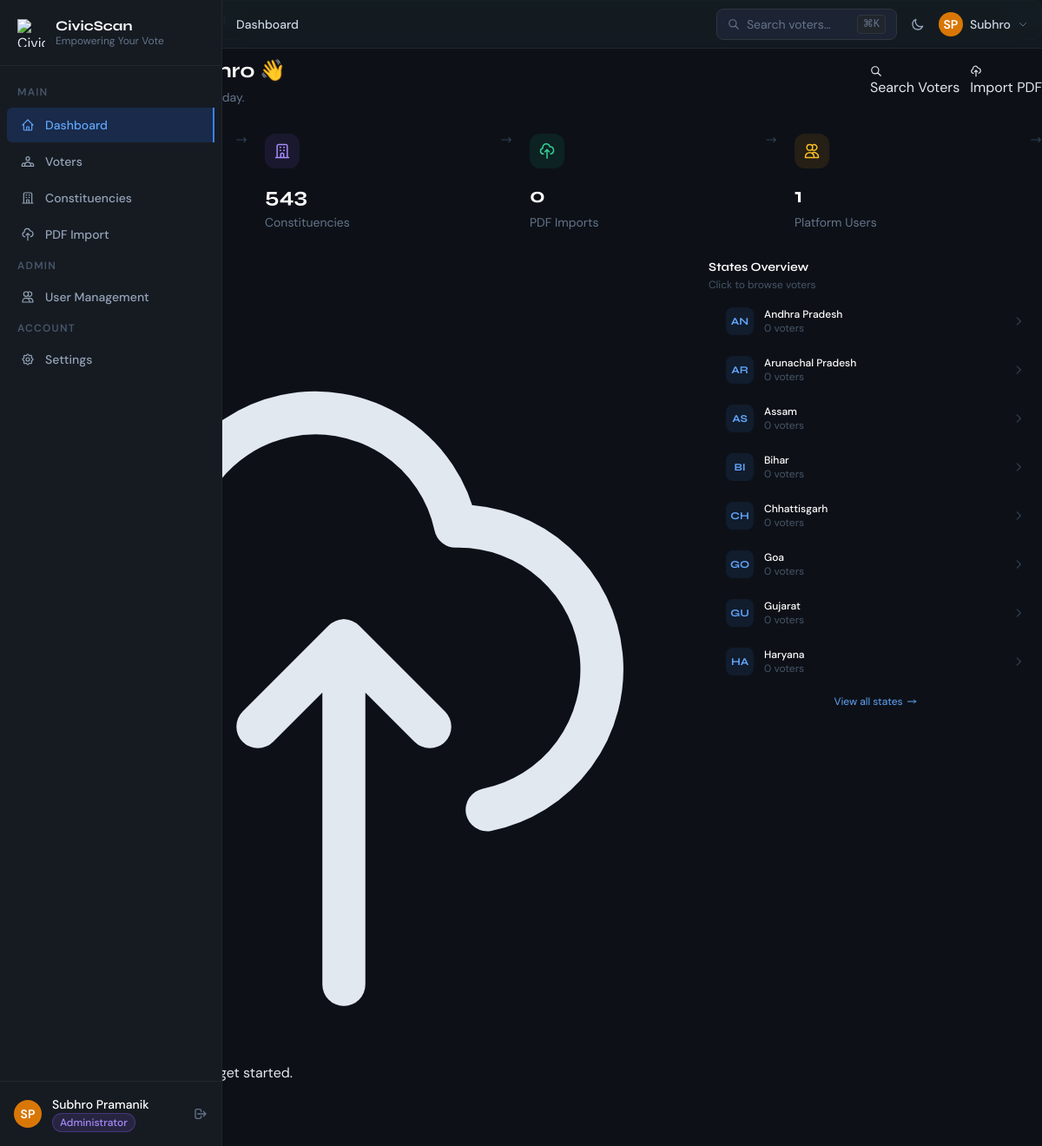
/dashboard.php (signed in), run on the app's committed database.
### tables this page shows
CREATE TABLE IF NOT EXISTS `states` (
  `id` BIGINT UNSIGNED NOT NULL AUTO_INCREMENT,
  `name` VARCHAR(100) NOT NULL,
  `code` VARCHAR(20) NULL,
  `status` ENUM('active', 'inactive') NOT NULL DEFAULT 'active',
  `sort_order` INT NOT NULL DEFAULT 0,
  `created_at` DATETIME NOT NULL DEFAULT CURRENT_TIMESTAMP,
  `updated_at` DATETIME NOT NULL DEFAULT CURRENT_TIMESTAMP ON UPDATE CURRENT_TIMESTAMP,
  PRIMARY KEY (`id`),
  UNIQUE KEY `uq_states_name` (`name`),
  UNIQUE KEY `uq_states_code` (`code`),
  KEY `idx_states_status` (`status`)
);

### includes/db.php (called while the page is built, shortened)
<?php
class DB {
    private static ?PDO $instance = null;
    public static function conn(): PDO {
        if (self::$instance === null) {
            $dsn = sprintf(
                'mysql:host=%s;port=%s;dbname=%s;charset=%s',
                DB_HOST, DB_PORT, DB_NAME, DB_CHARSET
            );
            try {
                self::$instance = new PDO($dsn, DB_USER, DB_PASS, [
                    PDO::ATTR_ERRMODE            => PDO::ERRMODE_EXCEPTION,
                    PDO::ATTR_DEFAULT_FETCH_MODE => PDO::FETCH_ASSOC,
                    PDO::ATTR_EMULATE_PREPARES   => false,
                ]);
            } catch (PDOException $e) {
                http_response_code(500);
                die(json_encode(['error' => 'Database connection failed.']));
            }
        }
        return self::$instance;
    }
}
function db_query(string $sql, array $params = []): PDOStatement {
    $stmt = DB::conn()->prepare($sql);
    $stmt->execute($params);
    return $stmt;
}
function db_row(string $sql, array $params = []): ?array {
    $row = db_query($sql, $params)->fetch();
    return $row ?: null;
}
function db_rows(string $sql, array $params = []): array {
    return db_query($sql, $params)->fetchAll();
}

### dashboard.php (the view, shortened to what this page needs)
<?php
require_once __DIR__ . '/includes/db.php';
require_once __DIR__ . '/includes/functions.php';
$totalVoters         = db_row('SELECT COUNT(*) AS c FROM voters WHERE deleted_at IS NULL')['c'] ?? 0;
$totalConstituencies = db_row('SELECT COUNT(*) AS c FROM constituencies WHERE deleted_at IS NULL')['c'] ?? 0;
$totalImports        = db_row('SELECT COUNT(*) AS c FROM voter_import_batches')['c'] ?? 0;
$totalUsers          = db_row('SELECT COUNT(*) AS c FROM users WHERE deleted_at IS NULL')['c'] ?? 0;
$recentImports = db_rows(
    'SELECT vib.*, u.name AS uploader_name, s.name AS state_name
     FROM voter_import_batches vib
     LEFT JOIN users u ON u.id = vib.uploaded_by
     LEFT JOIN states s ON s.id = vib.state_id
     ORDER BY vib.created_at DESC LIMIT 6'
);
$states = db_rows(
    'SELECT s.*, COUNT(v.id) AS voter_count
     FROM states s
     LEFT JOIN voters v ON v.state_id = s.id AND v.deleted_at IS NULL
     WHERE s.status = "active"
     GROUP BY s.id ORDER BY s.sort_order, s.name LIMIT 8'
);
?>
<?php include __DIR__ . '/includes/layout/head.php'; ?>
<div class="flex">
  <?php include __DIR__ . '/includes/layout/sidebar.php'; ?>
  <div class="page-main flex-1">
    <?php include __DIR__ . '/includes/layout/topbar.php'; ?>
    <main class="page-content">
      <?php include __DIR__ . '/includes/layout/flash.php'; ?>
      <div class="flex flex-col sm:flex-row sm:items-center justify-between gap-4 mb-8">
        <div>
          <h1 class="font-display font-bold text-2xl text-white mb-1">
            <?= h(explode(' ', $user['name'])[0]) ?> 👋
          </h1>
          <p class="text-slate-500 text-sm">Here's what's happening in CivicScan today.</p>
        </div>
        <div class="flex items-center gap-3">
          <a href="<?= APP_URL ?>/modules/voters/search" class="btn btn-secondary btn-sm">
            <svg class="w-3.5 h-3.5" fill="none" stroke="currentColor" viewBox="0 0 24 24"><path stroke-linecap="round" stroke-linejoin="round" stroke-width="2" d="M21 21l-6-6m2-5a7 7 0 11-14 0 7 7 0 0114 0z"/></svg>
            Search Voters
          </a>
          <a href="<?= APP_URL ?>/modules/import" class="btn btn-primary btn-sm">
            <svg class="w-3.5 h-3.5" fill="none" stroke="currentColor" viewBox="0 0 24 24"><path stroke-linecap="round" stroke-linejoin="round" stroke-width="2" d="M7 16a4 4 0 01-.88-7.903A5 5 0 1115.9 6L16 6a5 5 0 011 9.9M15 13l-3-3m0 0l-3 3m3-3v12"/></svg>
            Import PDF
          </a>
        </div>
      </div>
      <div class="grid grid-cols-2 lg:grid-cols-4 gap-5 mb-8">
        <?php
        $stats = [
          ['label'=>'Total Voters',        'value'=>fmt_num($totalVoters),         'icon'=>'M17 20h5v-2a3 3 0 00-5.356-1.857M17 20H7m10 0v-2c0-.656-.126-1.283-.356-1.857M7 20H2v-2a3 3 0 015.356-1.857M7 20v-2c0-.656.126-1.283.356-1.857m0 0a5.002 5.002 0 019.288 0M15 7a3 3 0 11-6 0 3 3 0 016 0z', 'color'=>'text-blue-400',    'bg'=>'bg-blue-500/10',    'accent'=>'#3b82f6', 'href'=>'modules/voters'],
          ['label'=>'Constituencies',      'value'=>fmt_num($totalConstituencies), 'icon'=>'M19 21V5a2 2 0 00-2-2H7a2 2 0 00-2 2v16m14 0h2m-2 0h-5m-9 0H3m2 0h5M9 7h1m-1 4h1m4-4h1m-1 4h1m-5 10v-5a1 1 0 011-1h2a1 1 0 011 1v5m-4 0h4', 'color'=>'text-violet-400', 'bg'=>'bg-violet-500/10', 'accent'=>'#8b5cf6', 'href'=>'modules/constituencies'],
          ['label'=>'PDF Imports',         'value'=>fmt_num($totalImports),        'icon'=>'M7 16a4 4 0 01-.88-7.903A5 5 0 1115.9 6L16 6a5 5 0 011 9.9M15 13l-3-3m0 0l-3 3m3-3v12', 'color'=>'text-emerald-400', 'bg'=>'bg-emerald-500/10', 'accent'=>'#10b981', 'href'=>'modules/import'],
          ['label'=>'Platform Users',      'value'=>fmt_num($totalUsers),          'icon'=>'M12 4.354a4 4 0 110 5.292M15 21H3v-1a6 6 0 0112 0v1zm0 0h6v-1a6 6 0 00-9-5.197M13 7a4 4 0 11-8 0 4 4 0 018 0z', 'color'=>'text-amber-400',   'bg'=>'bg-amber-500/10',   'accent'=>'#f59e0b', 'href'=>'modules/users'],
        ];
        foreach ($stats as $s): ?>
        <a href="<?= APP_URL ?>/<?= $s['href'] ?>" class="stat-card block" style="--accent: <?= $s['accent'] ?>">
          <div class="flex items-start justify-between mb-4">
            <div class="w-10 h-10 <?= $s['bg'] ?> rounded-xl flex items-center justify-center">
              <svg class="w-5 h-5 <?= $s['color'] ?>" fill="none" stroke="currentColor" viewBox="0 0 24 24"><path stroke-linecap="round" stroke-linejoin="round" stroke-width="1.8" d="<?= $s['icon'] ?>"/></svg>
            </div>
            <svg class="w-3.5 h-3.5 text-slate-700" fill="none" stroke="currentColor" viewBox="0 0 24 24"><path stroke-linecap="round" stroke-linejoin="round" stroke-width="2" d="M17 8l4 4m0 0l-4 4m4-4H3"/></svg>
          </div>
          <div class="font-display font-bold text-2xl text-white mb-1"><?= $s['value'] ?></div>
          <div class="text-slate-500 text-sm"><?= $s['label'] ?></div>
        </a>
        <?php endforeach; ?>
      </div>
      <div class="grid lg:grid-cols-3 gap-6 mb-6">
        <div class="lg:col-span-2 card">
          <div class="card-header">
            <div>
              <h2 class="font-display font-semibold text-white text-sm">Recent PDF Imports</h2>
              <p class="text-slate-600 text-xs mt-0.5">Latest voter list upload batches</p>
            </div>
            <a href="<?= APP_URL ?>/modules/import" class="btn btn-ghost btn-sm text-xs">View All</a>
          </div>
          <?php if (empty($recentImports)): ?>
          <div class="empty-state py-12">
            <svg class="empty-state-icon" fill="none" stroke="currentColor" viewBox="0 0 24 24"><path stroke-linecap="round" stroke-linejoin="round" stroke-width="1.5" d="M7 16a4 4 0 01-.88-7.903A5 5 0 1115.9 6L16 6a5 5 0 011 9.9M15 13l-3-3m0 0l-3 3m3-3v12"/></svg>
            <div class="empty-state-title">No imports yet</div>
            <div class="empty-state-desc">Upload your first voter-list PDF to get started.</div>
          </div>
          <?php endif; ?>
        </div>
        <div class="card">
          <div class="card-header">
            <div>
              <h2 class="font-display font-semibold text-white text-sm">States Overview</h2>
              <p class="text-slate-600 text-xs mt-0.5">Click to browse voters</p>
            </div>
          </div>
          <?php if (empty($states)): ?>
          <div class="empty-state py-10">
            <div class="empty-state-title">No states found</div>
            <div class="empty-state-desc">Import voter data to see states.</div>
          </div>
          <?php else: ?>
          <div class="p-2 space-y-1">
            <?php foreach ($states as $st): ?>
            <a href="<?= APP_URL ?>/modules/voters/districts?state_id=<?= $st['id'] ?>" class="flex items-center gap-3 px-3 py-2.5 rounded-lg hover:bg-surface-700 transition-colors group">
              <div class="w-8 h-8 bg-blue-500/10 rounded-lg flex items-center justify-center flex-shrink-0">
                <span class="text-blue-400 text-xs font-bold font-display"><?= strtoupper(substr($st['name'], 0, 2)) ?></span>
              </div>
              <div class="flex-1 min-w-0">
                <div class="text-white text-xs font-medium truncate"><?= h($st['name']) ?></div>
                <div class="text-slate-600 text-xs"><?= fmt_num($st['voter_count']) ?> voters</div>
              </div>
              <svg class="w-3.5 h-3.5 text-slate-700 group-hover:text-slate-400 transition-colors" fill="none" stroke="currentColor" viewBox="0 0 24 24"><path stroke-linecap="round" stroke-linejoin="round" stroke-width="2" d="M9 5l7 7-7 7"/></svg>
            </a>
            <?php endforeach; ?>
            <a href="<?= APP_URL ?>/modules/voters" class="flex items-center justify-center gap-1 py-2 text-xs text-blue-400 hover:text-blue-300 transition-colors mt-2">
              View all states <svg class="w-3 h-3" fill="none" stroke="currentColor" viewBox="0 0 24 24"><path stroke-linecap="round" stroke-linejoin="round" stroke-width="2" d="M17 8l4 4m0 0l-4 4m4-4H3"/></svg>
            </a>
          </div>
          <?php endif; ?>
        </div>
      </div>
    </main>
  </div>
</div>
</body>
</html>

### data on the page
states: name "AN", name "Andhra Pradesh", voter_count "0"
states: name "AR", name "Arunachal Pradesh", voter_count "0"
states: name "AS", name "Assam", voter_count "0"
states: name "BI", name "Bihar", voter_count "0"
states: name "CH", name "Chhattisgarh", voter_count "0"
states: name "GO", name "Goa", voter_count "0"
states: name "GU", name "Gujarat", voter_count "0"
states: name "HA", name "Haryana", voter_count "0"

### other printed values
$label "Dashboard Voters Constituencies PDF Import User Management Settings"
initials($user['name']) "SP SP"
$user['name'] "Subhro Pramanik"
$role "Administrator"
$pageTitle "Dashboard"
explode(' ', $user['name'])[0] "Subhro"
$s['value'] "543"
$s['label'] "Constituencies"
$s['value'] "0"
$s['label'] "PDF Imports"
$s['value'] "1"
$s['label'] "Platform Users"
